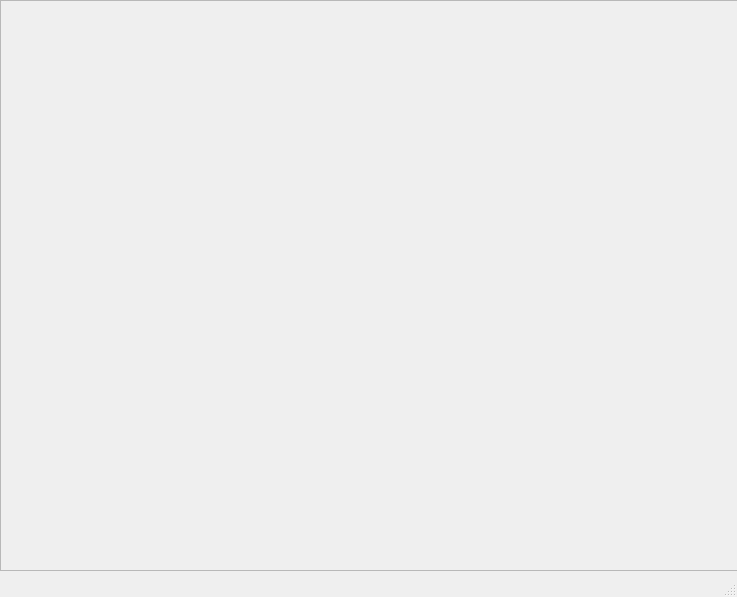
<?xml version="1.0" encoding="UTF-8"?>
<ui version="4.0">
 <class>MainWindow</class>
 <widget class="QMainWindow" name="MainWindow">
  <property name="geometry">
   <rect>
    <x>0</x>
    <y>0</y>
    <width>737</width>
    <height>597</height>
   </rect>
  </property>
  <property name="windowTitle">
   <string>MainWindow</string>
  </property>
  <widget class="QWidget" name="centralwidget">
   <widget class="QWidget" name="horizontalLayoutWidget">
    <property name="geometry">
     <rect>
      <x>0</x>
      <y>0</y>
      <width>741</width>
      <height>571</height>
     </rect>
    </property>
    <layout class="QHBoxLayout" name="horizontalLayout">
     <property name="sizeConstraint">
      <enum>QLayout::SetNoConstraint</enum>
     </property>
     <item>
      <widget class="QScrollArea" name="scrollArea">
       <property name="widgetResizable">
        <bool>true</bool>
       </property>
       <widget class="QWidget" name="scrollAreaWidgetContents">
        <property name="geometry">
         <rect>
          <x>0</x>
          <y>0</y>
          <width>737</width>
          <height>567</height>
         </rect>
        </property>
        <widget class="QLabel" name="imgLabel">
         <property name="geometry">
          <rect>
           <x>0</x>
           <y>0</y>
           <width>721</width>
           <height>551</height>
          </rect>
         </property>
         <property name="text">
          <string/>
         </property>
        </widget>
       </widget>
      </widget>
     </item>
    </layout>
   </widget>
  </widget>
  <widget class="QMenuBar" name="menubar">
   <property name="geometry">
    <rect>
     <x>0</x>
     <y>0</y>
     <width>737</width>
     <height>23</height>
    </rect>
   </property>
  </widget>
  <widget class="QStatusBar" name="statusbar"/>
 </widget>
 <resources/>
 <connections/>
</ui>
